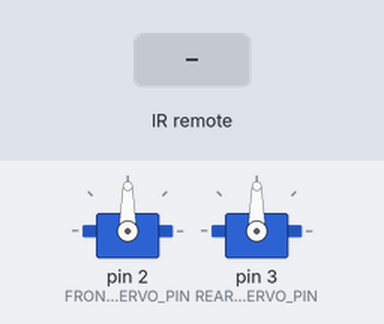
Recording of a sketch running on a simulated Arduino Uno, built with avr-gcc and run on an emulated ATmega328P. On the bench: 2 × servo. The inputs (shaded band) are chosen by the test bench.

Above: at 1.2 s.
1.3 s: infrared code 0xFF18E7 received
At 1.36 s:
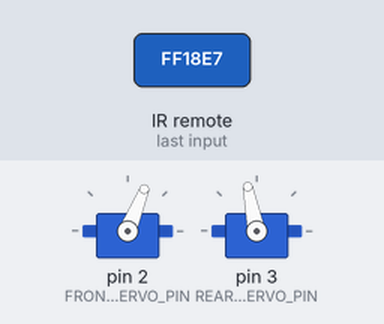
At 1.93 s:
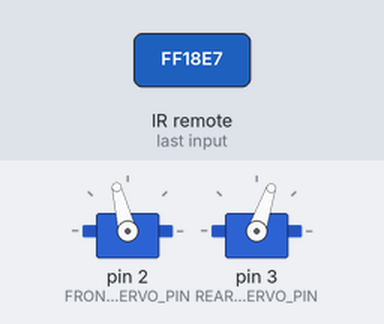
4.3 s: infrared code 0xFF30CF received
7.3 s: infrared code 0xFF7A85 received
At 7.64 s:
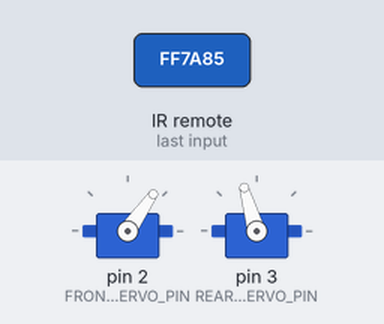
10.3 s: infrared code 0xFF42BD received
13.3 s: infrared code 0xFF52AD received
16.3 s: infrared code 0xFF38C7 received
At 16.4 s:
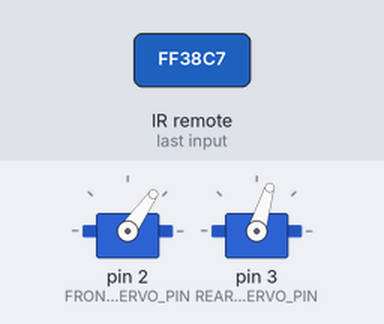
Timing chart, 0 to 18.8 s (numbered marks = the images above; inputs shaded):
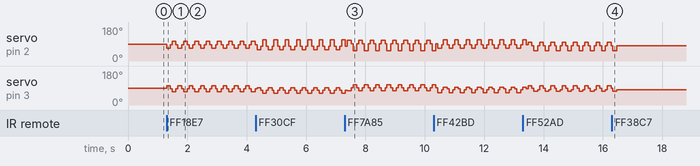

Measured:
- after the input at 1.3 s, servo on pin 2 (FRONT_SERVO_PIN): 90° → 68° at once, then repeats every 0.38 s: 86° 0.07 s, 104° 0.13 s, 86° 0.07 s, 68° 0.13 s; servo on pin 3 (REAR_SERVO_PIN): 90° → 101° at once, then repeats every 0.38 s: 86° 0.07 s, 71° 0.13 s, 86° 0.07 s, 101° 0.13 s
- after the input at 16.3 s, servo on pin 2 (FRONT_SERVO_PIN), servo on pin 3 (REAR_SERVO_PIN): goes on until 16.5 s, then stays 82°

The sketch:

WalkTest.ino
```cpp
/*
 * WalkForward.ino
 * Walk the insect-bot forward.
 *
 * Connections
 * D2 - front servo control
 * D3 - rear servo control
 */
#include <Servo.h>
#include <IRremote.h>

// The number of steps in a gait. There are four steps: movement 1,
// center, movement 2, and center. Each step has to move both the
// front and rear servos.
const int GAIT_STEPS = 8;

// The number of delays in the gait.
const int GAIT_DELAYS = 4;

// Scale the pauses in the gait.
const float TIME_SCALE = 1.0f;

// Types of movements. These index into the gaits array.
enum WalkType {
  FORWARD, BACKWARD, LEFT, RIGHT, BACK_LEFT, BACK_RIGHT, NUM_GAITS, STOP
};

// The gait positions.
char gaits[][GAIT_STEPS] = {
  { -18, 15, 0, 0, 18, -15, 0, 0 },
  { -18, -15, 0, 0, 18, 15, 0, 0 },
  { -27, 6, -9, -9, 27, -24, -9, -9 },
  { 27, -6, 9, 9, -27, 24, 9, 9 },
  { -18, -21, 0, -6, 27, 9, 0, 0 },
  { 18, 21, 0, 6, -27, -9, 0, 0 }
};

// Walking mode.
WalkType walkMode = STOP;

// Delays between each of the four gait steps and the delay between
// each gait cycle.
int delays[] = { 125, 65, 125, 65 };
// int delays[] = { 250, 130, 250, 130 };

// The delay between each gait cycle.
const int STRIDE_DELAY = 130;

// Center positions
const char FRONT_CENTER = 86;
const char REAR_CENTER = 82;

// Servo controllers
const int FRONT_SERVO_PIN = 2;
const int REAR_SERVO_PIN = 3;
Servo frontServo;
Servo rearServo;

// IR Receiver
const int IR_RECV_PIN = 4;
IRrecv irrecv(IR_RECV_PIN);
decode_results results;


void setup()
{
  // Set up the gait table.
  for (int i = 0; i < NUM_GAITS; ++i) {
    for (int j = 0; j < GAIT_STEPS; ++j) {
      if (i % 2 == 0) {
	gaits[i][j] = gaits[i][j] + FRONT_CENTER;
      } else {
	gaits[i][j] = gaits[i][j] + REAR_CENTER;
      }
    }
  }

  // Scale the gait delay times.
  for (int i = 0; i < GAIT_DELAYS; ++i) {
    delays[i] = static_cast<int>(TIME_SCALE * delays[i]);
  }

  // Set up servos.
  frontServo.attach(FRONT_SERVO_PIN);
  rearServo.attach(REAR_SERVO_PIN);

  // Set up IR receiver.
  irrecv.enableIRIn();
}

void move(WalkType walk)
{
  const int walkIndex = int(walk);
  for (int i = 0; i < 4; ++i) {
    frontServo.write(gaits[walkIndex][2 * i]);
    rearServo.write(gaits[walkIndex][2 * i + 1]);
    delay(delays[i]);
  }
}

void loop()
{
  if (irrecv.decode(&results)) {
    switch (results.value) {
    case 0xFF18E7:
      // Forward
      walkMode = FORWARD;
      break;
    case 0xFF30CF:
      walkMode = LEFT;
      break;
    case 0xFF7A85:
      walkMode = RIGHT;
      break;
    case 0xFF38C7:
      walkMode = STOP;
      break;
    case 0xFF42BD:
      walkMode = BACK_LEFT;
      break;
    case 0xFF4AB5:
      walkMode = BACKWARD;
      break;
    case 0xFF52AD:
      walkMode = BACK_RIGHT;
      break;
    default:
      // Do nothing.
      break;
    }

    irrecv.resume();
  }

  if (walkMode != STOP) {
    move(walkMode);
  }
}
```
